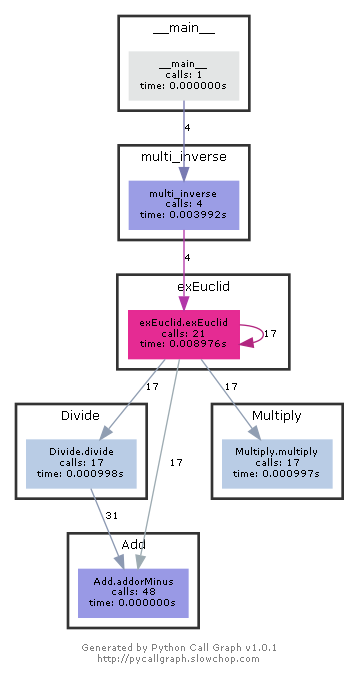

This figure's Python source:
import exEuclid as eE
from pycallgraph import PyCallGraph
from pycallgraph.output import GraphvizOutput


def multi_inverse(a, m):
    return eE.exEuclid(a, m, m)


if __name__ == '__main__':
    # a = eval(input("Please input a:"))
    m = 0b100011011
    graphviz = GraphvizOutput()
    graphviz.output_file = 'multi_inverse.png'
    with PyCallGraph(output=graphviz):
        a = 0x8c
        temp1, e, tmp2 = multi_inverse(a, m)
        print("ans =", hex(e))
        a = 0xbe
        temp1, e, tmp2 = multi_inverse(a, m)
        print("ans =", hex(e))
        a = 0x01
        temp1, e, tmp2 = multi_inverse(a, m)
        print("ans =", hex(e))
        a = 0x95
        temp1, e, tmp2 = multi_inverse(a, m)
        print("ans =", hex(e))
